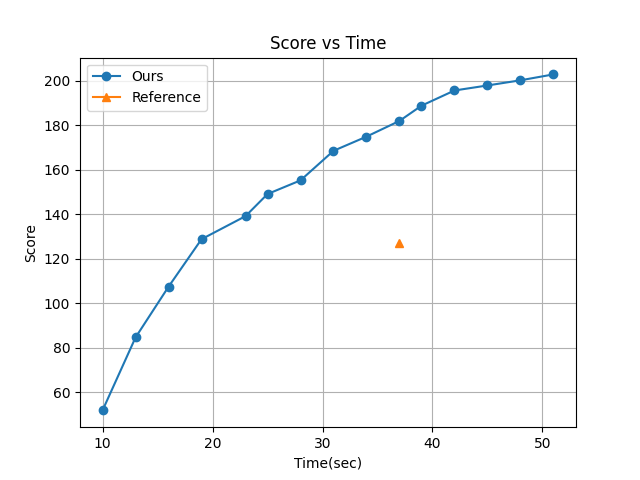

Write the Python code that produced this figure.
import matplotlib.pyplot as plt

time = [10, 13, 16, 19, 23, 25, 28, 31, 34, 37, 39, 42, 45, 48, 51]
score = [51.921, 84.695, 107.5, 128.85, 139.21, 149.15, 155.29, 168.57, 174.95, 182.01, 188.85, 195.68, 197.94, 200.26, 202.91]
timebase = [37]
scorebase = [127.19]
plt.plot(time, score, marker='o')
plt.plot(timebase, scorebase, marker='^')

plt.xlabel('Time(sec)')
plt.ylabel('Score')
plt.legend(['Ours','Reference'])
plt.title('Score vs Time')
plt.grid(True)
plt.show()
plt.savefig("pd.png")